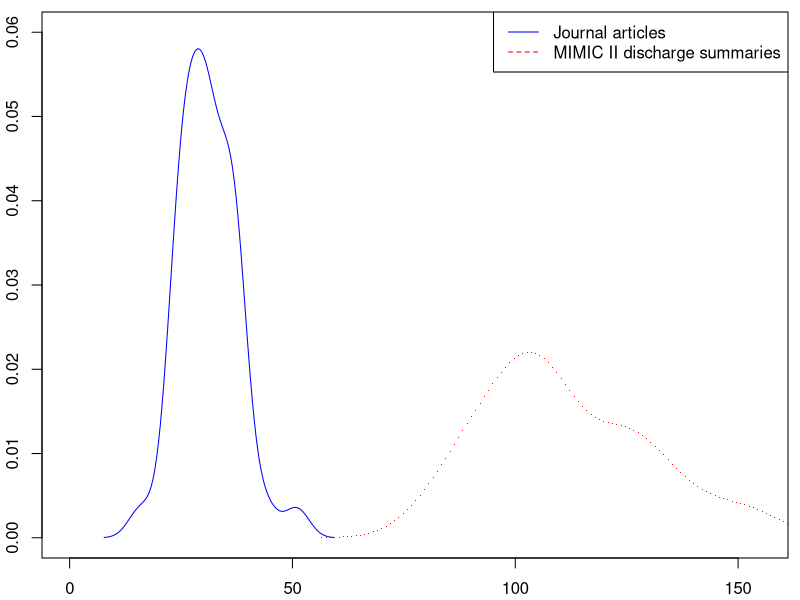

R code for this plot:
#library(sm)
# change to your own directory structure
data1 <- read.csv("negatives_craft.txt")
data2 <- read.csv("negatives_mimic2disch.txt")
n_data1 <- data1$neg
n_data2 <- data2$neg
t.test(n_data1,n_data2)
#sm.density.compare(data1, data2)
#hist(data1)
#d <- density(n_data1)
#plot(d)
#data1

d1 <- density(n_data1, n=128)
d2 <- density(n_data2, n=128)

pdf(file="medinfo-pdf.pdf", width=5, height=4)
par(mar=c(2,2,0.5,0.5)+0.1)
plot(d2$x, d2$y, xlim=c(0, max(n_data2)), ylim=c(0, 0.06), lty=2, pch=".", col="red", main=NULL)
lines(d1$x, d1$y, pch=".", col="blue")
title(main = NULL, sub = NULL, xlab = NULL, ylab = NULL)
legend("topright", c("Journal articles", "MIMIC II discharge summaries"), lty=1:2, col=c("blue", "red"))
dev.off()

shapiro.test(n_data1)
shapiro.test(n_data2)
